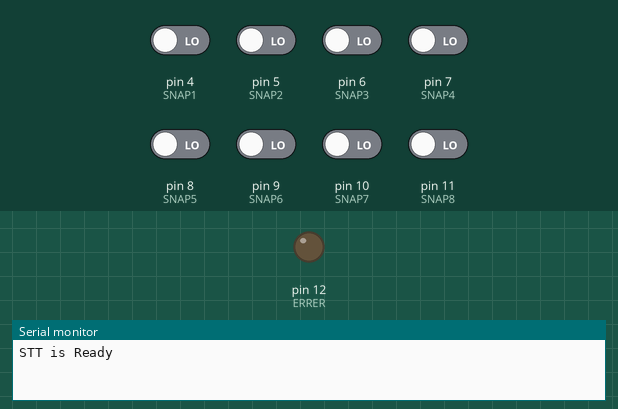
Simulated run of this sketch. Board: Arduino Uno, built with avr-gcc and run on an emulated ATmega328P. Shown: output pins drawn as LEDs (lit = HIGH), the last lines printed to the serial monitor. The test bench sets the inputs (shaded band); at power-on: pin 4 (SNAP1), pin 5 (SNAP2), pin 6 (SNAP3), pin 7 (SNAP4), pin 8 (SNAP5), pin 9 (SNAP6), pin 10 (SNAP7), pin 11 (SNAP8) LOW.

Above: at 1.3 s.
1.4 s: pin 4 (SNAP1) driven HIGH and pin 5 (SNAP2) driven HIGH
At 1.9 s:
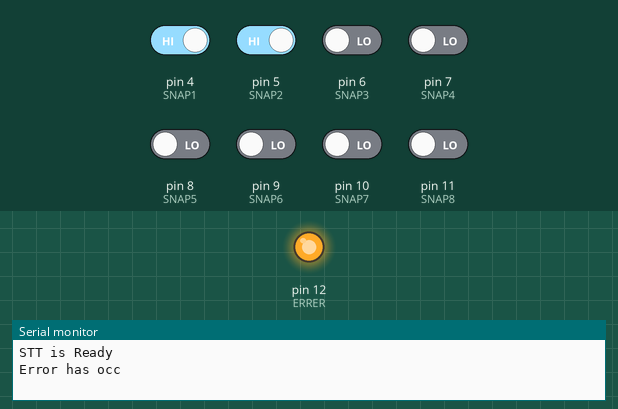
4.4 s: pin 4 (SNAP1) driven LOW
At 5.3 s:
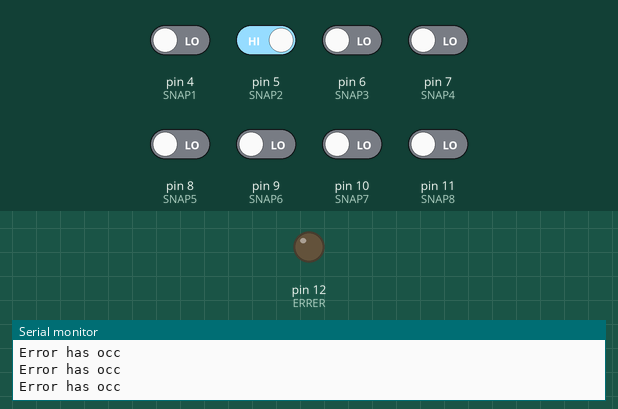
6.0 s: pin 4 (SNAP1) driven HIGH
At 6.4 s:
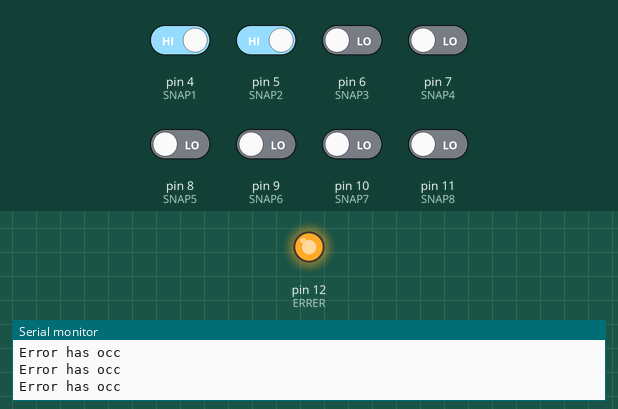
9.0 s: pin 5 (SNAP2) driven LOW
At 10.0 s:
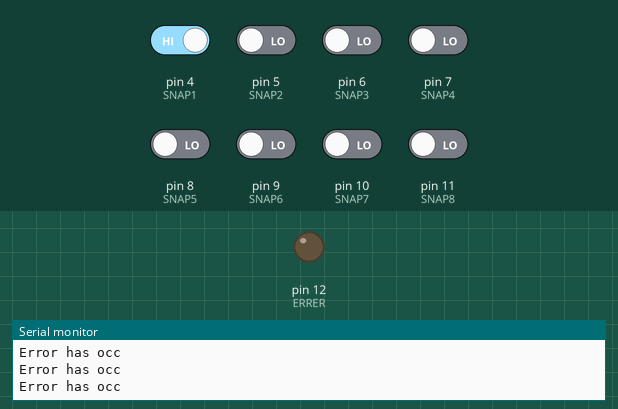
Timing chart, 0 to 11.5 s (numbered marks = the images above; inputs shaded):
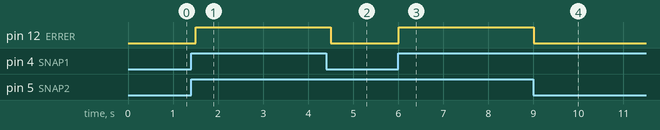

Measured:
- after the input at 1.4 s, pin 12 (ERRER): LOW → HIGH after 0.10 s
- after the input at 4.4 s, pin 12 (ERRER): HIGH → LOW after 0.10 s
- after the input at 6.0 s, pin 12 (ERRER): LOW → HIGH at once
- after the input at 9.0 s, pin 12 (ERRER): HIGH → LOW at once

The sketch:

Github1_Master2_0.ino
```cpp
//serial monitor set to NL &CR and 38400
#include <SoftwareSerial.h>

#define BT_NAME   "BT_Master"

#define SLAVE_ADDRESS "98d3,31,F65CE0"  //98d3:F65CE0

const int SNAP1=4; //master pin 8 has NC SNAP sensor on it.
const int SNAP2=5; //each pin has 2 SNAP sensors in series to act as an AND gate
const int SNAP3=6;
const int SNAP4=7;
const int SNAP5=8;
const int SNAP6=9;
const int SNAP7=10;
const int SNAP8=11;

const int ERRER=12; //pin outputs to LED if more than 1 socket is pulled

SoftwareSerial mySerial(2, 3); // RX, TX pins


void setup()
{
  pinMode(SNAP1,INPUT); //Snap sensor will receive a 3.3v or GND
  pinMode(SNAP2,INPUT); //second socket tray slot
  pinMode(SNAP3,INPUT);
  pinMode(SNAP4,INPUT);
  pinMode(SNAP5,INPUT);
  pinMode(SNAP6,INPUT);
  pinMode(SNAP7,INPUT);
  pinMode(SNAP8,INPUT);

  pinMode(ERRER,OUTPUT); //LED will show that there is an placement error

  Serial.begin(38400); //38400 baud rate is used in BT
  mySerial.begin(38400);


//sets up loop's variables
int s1=digitalRead(SNAP1); //read and save data. Is byte large enouggh??
int s2=digitalRead(SNAP2); //could this part be put into void setup()?
int s3=digitalRead(SNAP3);
int s4=digitalRead(SNAP4);
int s5=digitalRead(SNAP5);
int s6=digitalRead(SNAP6);
int s7=digitalRead(SNAP7);
int s8=digitalRead(SNAP8);

int error=(s1+s2+s3+s4+s5+s6+s7+s8); //sum of all
s1=0;
s2=0;
s3=0;
s4=0;
s5=0;
s6=0;
s7=0;
s8=0;
error=0;
Serial.println("STT is Ready");
}

void loop()
{

//sets up loop's variables...is it necessary to have this in setup and loop?
int s1=digitalRead(SNAP1); //read and save data. Is byte large enouggh??
int s2=digitalRead(SNAP2); //could this part be put into void setup()?
int s3=digitalRead(SNAP3);
int s4=digitalRead(SNAP4);
int s5=digitalRead(SNAP5);
int s6=digitalRead(SNAP6);
int s7=digitalRead(SNAP7);
int s8=digitalRead(SNAP8);

int error=(s1+s2+s3+s4+s5+s6+s7+s8); //sum of all

//Error control if more than one socket is removed
  if (error>1) //coding for errors. If more than 1 signal is receive. Flash the error
    {
      Serial.println("Error has occ");
      mySerial.write('i'); //don't tell the TCR that anything is wrong. Stay ideal
      digitalWrite(ERRER, HIGH); //Light RED LED on pin 7 if more than one socket is removed
      delay(500); //flash half a second
      digitalWrite(ERRER, LOW); //turn it back off
      error=0;
    }
  else //here we will check each state. a-h and k are for sockets. c=clear. i=ideal
    {
          if (s1==1) //if socket value is high, send message to signal TCR
            {
              //Serial.println("Socket 1 is active");
              mySerial.write('a');
              delay(500);
              //mySerial.write('c'); //code was originally placed to turn of LED
              s1=0; //reset value after
            }
          else if (s2==1)
          {
            mySerial.write('b');
            delay(500);
            //mySerial.write('c');
            s2=0;
          }
          else if (s3==1)
          {
            mySerial.write('d');
            delay(500);
            //mySerial.write('c');
            s3=0;
          }
          else if (s4==1)
          {
            mySerial.write('e');
            delay(500);
            //mySerial.write('c');
            s4=0;
          }
          else if (s5==1)
          {
            mySerial.write('f');
            delay(500);
            //mySerial.write('c');
            s4=0;
          }
          else if (s6==1)
          {
            mySerial.write('g');
            delay(500);
            //mySerial.write('c');
            s6=0;
          }
          else if (s7==1)
          {
            mySerial.write('h');
            delay(500);
            //mySerial.write('c');
            s7=0;
          }
          else if (s8==1)
          {
            mySerial.write('k'); //don't use i. i may be used for an ideal signal
            delay(500);
            //mySerial.write('c');
            s8=0;
          }
          else //if no socket is taken out, send the ideal signal to TCR
          {
            mySerial.write('i');
            delay(500);
          }
    }
}
```
